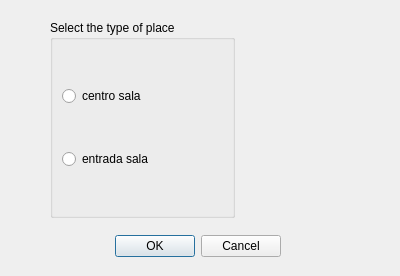
<?xml version="1.0" encoding="UTF-8"?>
<ui version="4.0">
 <class>MyDialog</class>
 <widget class="QDialog" name="MyDialog">
  <property name="geometry">
   <rect>
    <x>0</x>
    <y>0</y>
    <width>400</width>
    <height>276</height>
   </rect>
  </property>
  <property name="windowTitle">
   <string>Dialog</string>
  </property>
  <widget class="QDialogButtonBox" name="buttonBox">
   <property name="geometry">
    <rect>
     <x>-60</x>
     <y>230</y>
     <width>341</width>
     <height>32</height>
    </rect>
   </property>
   <property name="orientation">
    <enum>Qt::Horizontal</enum>
   </property>
   <property name="standardButtons">
    <set>QDialogButtonBox::Cancel|QDialogButtonBox::Ok</set>
   </property>
  </widget>
  <widget class="QGroupBox" name="groupBox">
   <property name="geometry">
    <rect>
     <x>50</x>
     <y>20</y>
     <width>185</width>
     <height>198</height>
    </rect>
   </property>
   <property name="title">
    <string>Select the type of place</string>
   </property>
   <layout class="QVBoxLayout" name="verticalLayout">
    <item>
     <widget class="QRadioButton" name="centro_sala">
      <property name="text">
       <string>centro sala</string>
      </property>
     </widget>
    </item>
    <item>
     <widget class="QRadioButton" name="entrada_sala">
      <property name="text">
       <string>entrada sala</string>
      </property>
     </widget>
    </item>
   </layout>
  </widget>
 </widget>
 <resources/>
 <connections>
  <connection>
   <sender>buttonBox</sender>
   <signal>accepted()</signal>
   <receiver>MyDialog</receiver>
   <slot>accept()</slot>
   <hints>
    <hint type="sourcelabel">
     <x>248</x>
     <y>254</y>
    </hint>
    <hint type="destinationlabel">
     <x>157</x>
     <y>274</y>
    </hint>
   </hints>
  </connection>
  <connection>
   <sender>buttonBox</sender>
   <signal>rejected()</signal>
   <receiver>MyDialog</receiver>
   <slot>reject()</slot>
   <hints>
    <hint type="sourcelabel">
     <x>316</x>
     <y>260</y>
    </hint>
    <hint type="destinationlabel">
     <x>286</x>
     <y>274</y>
    </hint>
   </hints>
  </connection>
 </connections>
</ui>
